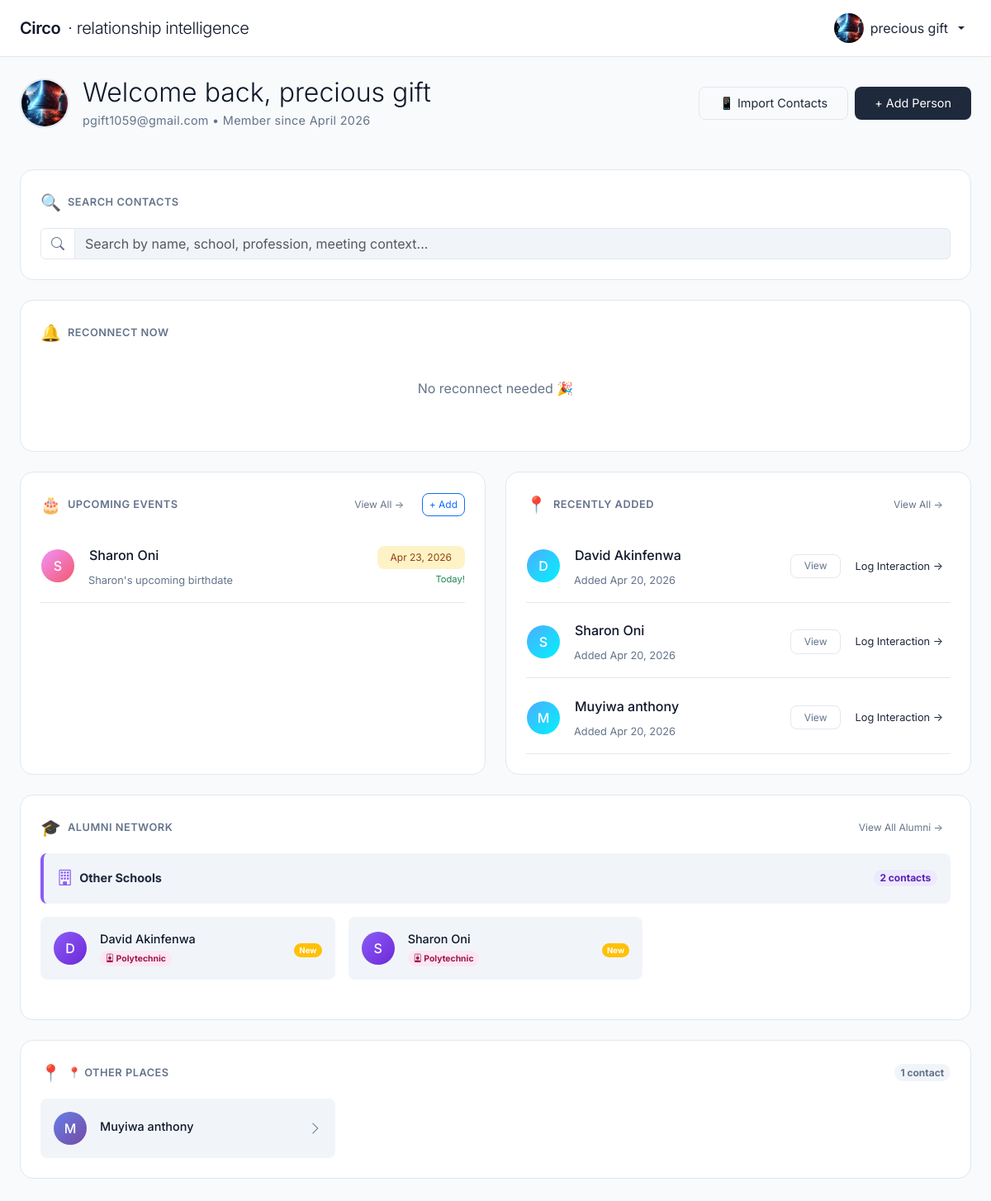
The page /api/dashboard/ (signed in) on the database as committed earlier.
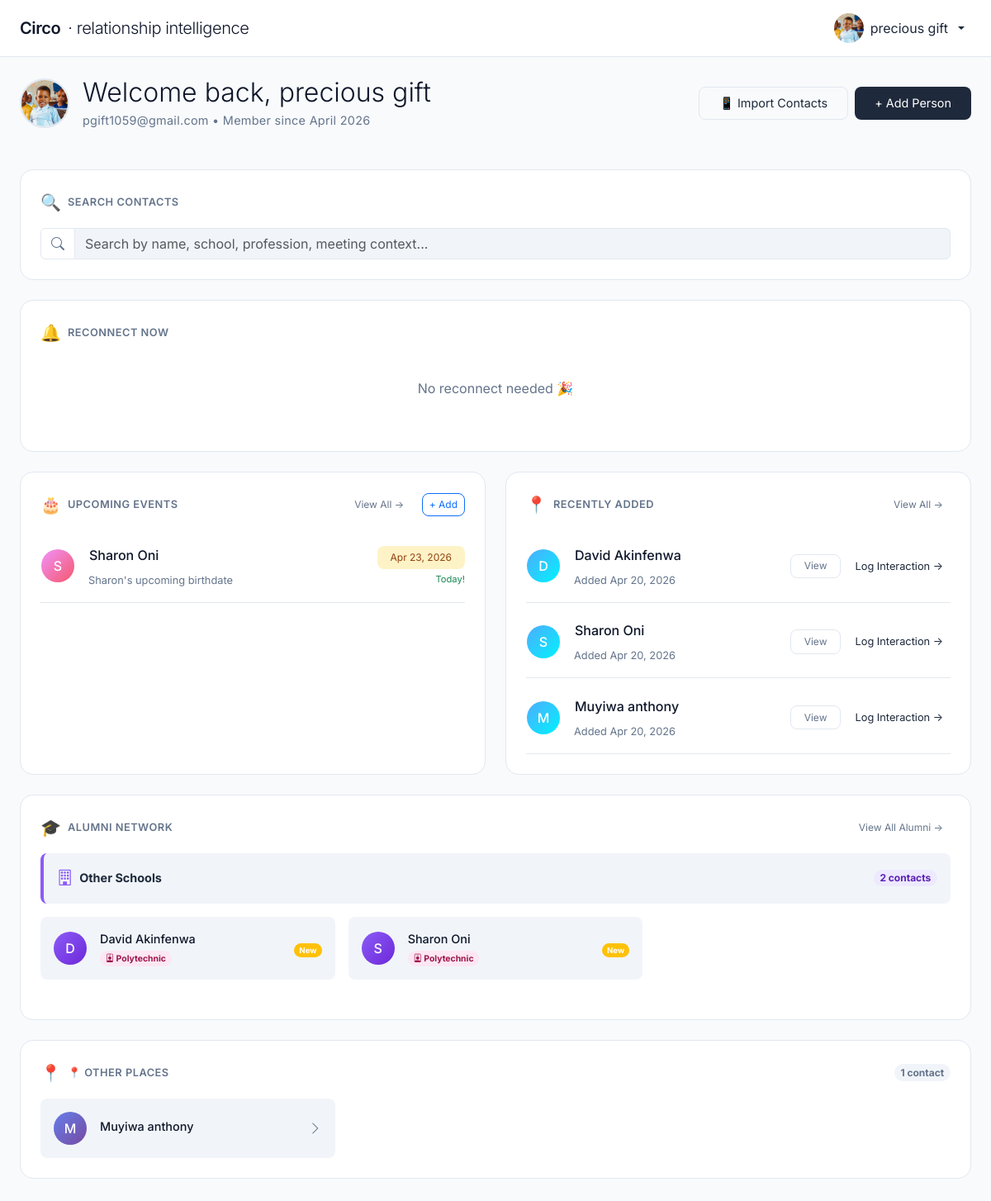
The same page on the database as committed later.
### account/models.py (models this page shows, shortened)
class User(AbstractBaseUser, PermissionsMixin):
    email = models.EmailField(unique=True)
    full_name = models.CharField(max_length=255)
    phone_number = models.CharField(max_length=15, blank=True, null=True)
    school_attended = models.CharField(max_length=255, blank=True, null=True)
    profession = models.CharField(max_length=255, blank=True, null=True)
    date_joined = models.DateTimeField(auto_now_add=True)
    is_active = models.BooleanField(default=True)
    is_staff = models.BooleanField(default=False)
    profile_picture = models.ImageField(upload_to='profiles/', blank=True, null=True)
    last_seen = models.DateTimeField(blank=True, null=True)
    last_dashboard_email_sent = models.DateField(null=True, blank=True)
    objects = UserManager()
    USERNAME_FIELD = 'email'
    REQUIRED_FIELDS = ['full_name']

### account/views.py (the view, shortened to what this page needs)
# urls.py: path('dashboard/', dashboard_view, name='dashboard'),
@login_required
def dashboard_view(request):
    user = request.user
    today = timezone.now().date()
    cutoff = today - timedelta(days=90)
    reconnect_contacts = Contact.objects.filter(
        user=user
    ).filter(
        Q(last_interaction__lt=cutoff) | Q(last_interaction__isnull=True)
    ).order_by('last_interaction')
    upcoming_events = Event.objects.filter(
        user=user,
        date__gte=today
    ).select_related('contact').order_by('date')[:5]
    recent_contacts = Contact.objects.filter(
        user=user
    ).order_by('-created_at')[:10]
    user_school = user.school_attended
    auto_alumni = []
    manual_alumni_contacts = Contact.objects.filter(
        user=user,
        is_alumni=True
    ).order_by('school', 'name')
    alumni_by_school = {}
    for contact in manual_alumni_contacts:
        school_name = contact.school or "Other Schools"
        if school_name not in alumni_by_school:
            alumni_by_school[school_name] = []
        alumni_by_school[school_name].append(contact)
    all_contacts = Contact.objects.filter(user=user).order_by('name')
    all_user_contacts = Contact.objects.filter(user=user)
    context_categories = {}
    for contact in all_user_contacts:
        if contact.is_alumni:
            continue
        context = (contact.meeting_context or "Other").strip()
        context_lower = context.lower()
        if any(word in context_lower for word in ['wedding', 'marriage', 'bride', 'groom']):
            category = '💒 Weddings'
        elif any(word in context_lower for word in ['birthday', 'bday', 'born day']):
            category = '🎂 Birthdays'
        elif any(word in context_lower for word in ['conference', 'summit', 'meetup', 'tech']):
            category = '🏢 Conferences'
        elif any(word in context_lower for word in ['coffee', 'cafe', 'tea', 'lunch', 'dinner', 'restaurant']):
            category = '☕ Coffee & Dining'
        elif any(word in context_lower for word in ['party', 'celebration', 'club', 'bar', 'night']):
            category = '🎉 Parties & Social'
        elif any(word in context_lower for word in ['work', 'office', 'colleague', 'coworker']):
            category = '💼 Work'
        elif any(word in context_lower for word in ['networking', 'business', 'professional']):
            category = '🤝 Networking'
        elif any(word in context_lower for word in ['gym', 'fitness', 'sport', 'game', 'match']):
            category = '⚽ Sports & Fitness'
        elif any(word in context_lower for word in ['travel', 'trip', 'vacation', 'holiday']):
            category = '✈️ Travel'
        elif any(word in context_lower for word in ['church', 'mosque', 'temple', 'religious', 'worship']):
            category = '⛪ Religious'
        else:
            category = '📍 Other Places'
        if category not in context_categories:
            context_categories[category] = []
        context_categories[category].append(contact)
    send_dashboard_email(user, reconnect_contacts, upcoming_events, today)
    return render(request, "account/dashboard.html", {
        "user": user,
        "reconnect_contacts": reconnect_contacts,
        "upcoming_events": upcoming_events,
        "recent_contacts": recent_contacts,
        "auto_alumni": auto_alumni,
        "alumni_by_school": alumni_by_school,  # Simple dict: {school_name: [contact_list]}
        "all_contacts": all_contacts,
        "context_categories": context_categories,
        "user_school": user_school,
        "today": today,
    })

### account/models.py (called while the page is built)
    def has_interacted_before(self):
        return self.interaction_count > 0

### account/templates/account/dashboard.html (shortened to what the changed rows need)
{% extends "base.html" %}
{% load static %}
{% block content %}
<div class="container-fluid px-4 py-4" style="background: var(--circo-bg-primary); min-height: 100vh;">
    <div class="d-flex flex-column flex-md-row justify-content-between align-items-md-center mb-5">
        <div class="d-flex align-items-center mb-3 mb-md-0">
            {% if user.profile_picture %}
            <img src="{{ user.profile_picture.url }}"
                 alt="{{ user.full_name }}"
                 class="rounded-circle me-3"
                 style="width: 60px; height: 60px; object-fit: cover; border: 2px solid var(--circo-border);">
            {% endif %}
            <div>
                <h2 class="fw-light mb-1" style="color: var(--circo-text-primary); font-size: clamp(1.25rem, 4vw, 2rem);">Welcome back, {{ user.full_name }}</h2>
                <p class="text-secondary mb-0" style="color: var(--circo-text-muted) !important; font-size: 0.9rem; letter-spacing: 0.3px;">
                    {{ user.email }} • Member since {{ user.date_joined|date:"F Y" }}
                </p>
            </div>
        </div>
    </div>
</div>
{% endblock %}

### account/templates/base.html (shortened to what this page needs)
{% load static %}
<!DOCTYPE html>
<html lang="en" data-bs-theme="light">
<head>
    <link href="https://cdn.jsdelivr.net/npm/bootstrap@5.3.0/dist/css/bootstrap.min.css" rel="stylesheet">
    <link rel="stylesheet" href="https://cdn.jsdelivr.net/npm/bootstrap-icons@1.11.3/font/bootstrap-icons.min.css">
</head>
<body class="circo-base-body">
    <nav class="circo-navbar">
        <div class="circo-nav-container">
            <div>
                <span class="circo-navbar-brand">
                    <span style="font-weight: 600;">Circo</span>
                    <span class="d-none d-sm-inline" style="font-weight: 300; margin-left: 4px;">· relationship intelligence</span>
                </span>
            </div>
            <div class="d-flex align-items-center gap-2 gap-sm-3">
                {% if user.is_authenticated %}
                    <div class="dropdown">
                        <button class="circo-user-menu-btn dropdown-toggle" type="button" data-bs-toggle="dropdown" aria-expanded="false">
                            <div class="circo-user-avatar" id="circoNavbarAvatar" style="{% if user.profile_picture %}background-image: url('{{ user.profile_picture.url }}'); background-size: cover; background-position: center;{% else %}background: var(--circo-avatar-gradient);{% endif %}">
                            </div>
                            <span class="circo-user-name d-none d-sm-inline">{{ user.full_name }}</span>
                        </button>
                    </div>
                {% else %}
                    <a href="{% url 'account:login' %}" class="btn btn-outline-dark btn-sm rounded-3 px-3">Sign In</a>
                {% endif %}
            </div>
        </div>
    </nav>
    <main class="circo-main-content">
        {% block content %}{% endblock %}
    </main>
</body>
</html>

Rows that differ between the two databases and show on the page:
changed User "precious gift": profile_picture: a different picture
